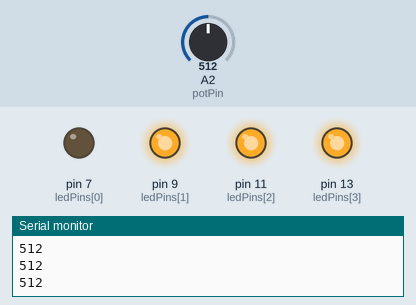
Recording of a sketch running on a simulated Arduino Uno, built with avr-gcc and run on an emulated ATmega328P. On the bench: output pins drawn as LEDs (lit = HIGH), the last lines printed to the serial monitor. Dashed ring = blinking. The inputs (shaded band) are chosen by the test bench; at power-on: A2 (potPin) = 512.

Above: at 1.2 s.
1.3 s: A2 (potPin) set to 551
2.8 s: A2 (potPin) set to 582
At 3.5 s:
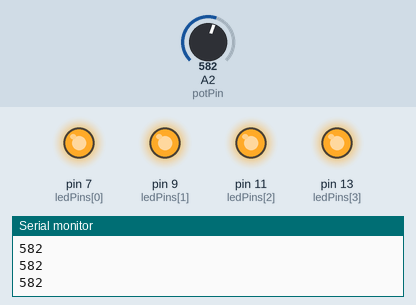
4.3 s: A2 (potPin) set to 742
5.8 s: A2 (potPin) set to 767
At 6.36 s:
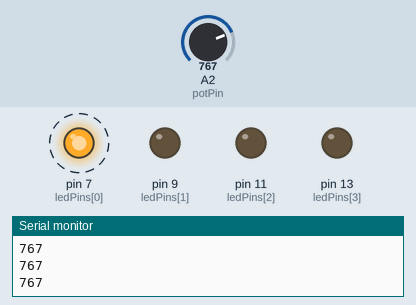
8.8 s: A2 (potPin) set to 122
At 9.7 s:
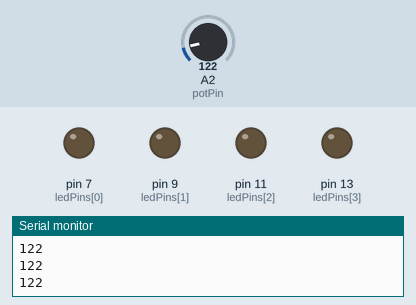
10.3 s: A2 (potPin) set to 151
At 11.5 s:
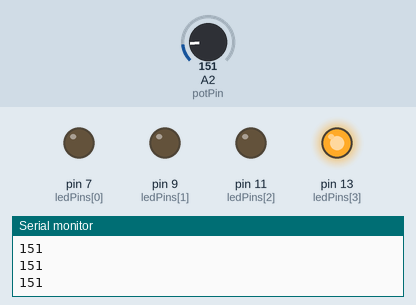
Timing chart, 0 to 12.8 s (numbered marks = the images above; inputs shaded):
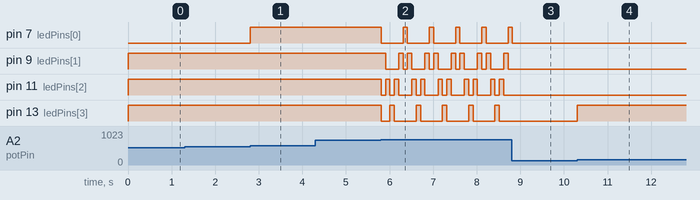

Measured:
- the behaviour switches between 563 and 564 on A2 (potPin) (found by bisection; images 0 and 1)
- the behaviour switches between 750 and 751 on A2 (potPin) (found by bisection; images 1 and 2)
- the behaviour switches between 140 and 141 on A2 (potPin) (found by bisection; images 3 and 4)
- after the input at 2.8 s, pin 7 (ledPins[0]): LOW → HIGH at once
- after the input at 5.8 s, pin 7 (ledPins[0]): alternates HIGH for 0.10 s and LOW for 0.50 s, starting at once; pin 9 (ledPins[1]): HIGH → LOW after 0.11 s, then repeats every 0.60 s: HIGH 0.10 s, LOW 0.10 s, HIGH 0.10 s, LOW 0.30 s
- after the input at 8.8 s, pin 7 (ledPins[0]): goes on until 8.8 s, then stays LOW; pin 9 (ledPins[1]), pin 11 (ledPins[2]), pin 13 (ledPins[3]): stops changing and stays LOW
- after the input at 10.3 s, pin 13 (ledPins[3]): LOW → HIGH at once

The sketch:

PotentialLeds.ino
```cpp
/* Analog Read to LED
 * ------------------
 *
 * Enables a number of leds according to a potentiometer
 * on pin 2. Blinks them like a maniac when value gets
 * over 50% of potentiometers potential
 */

int potPin = 2;
int ledPins [] = { 7, 9, 11, 13 };

static int POTMIN = 0;
static int POTMAX = 750;

static int INCREASE = 1;
static int DECREASE = -1;

int direction = INCREASE;

int numberOfLeds (sizeof(ledPins) / sizeof(int));
int highestLedPotVal = (POTMAX - (POTMAX / numberOfLeds));
boolean alert = false;
int alertLed = 0;
int val = 0;

void setup() {
   for (int i=0; i < numberOfLeds; i++) {
      pinMode(ledPins[i], OUTPUT);
   }

   Serial.begin(9600);
}

void loop() {
   val = analogRead(potPin);    // read the value from the sensor
   Serial.println(val);

   alert = (val > (POTMAX));

   if (alert) {
      if (alertLed == numberOfLeds-1) {
         direction = DECREASE;
      } else if (alertLed == 0) {
         direction = INCREASE;
      }

      alertLed = alertLed + direction;
      //alertLed = random(numberOfLeds);
      for (int i=0; i < numberOfLeds; i++) {
         if (i == alertLed) {
            digitalWrite(ledPins[i], HIGH);
         } else {
            digitalWrite(ledPins[i], LOW);
         }
      }
      delay(100);          // not so fast!
   } else {
      for (int i=0; i < numberOfLeds; i++) {
         if (val > (highestLedPotVal / (i + 1)) ) {
            digitalWrite(ledPins[i], HIGH);
         } else {
            digitalWrite(ledPins[i], LOW);
         }
      }
   }

}
```
